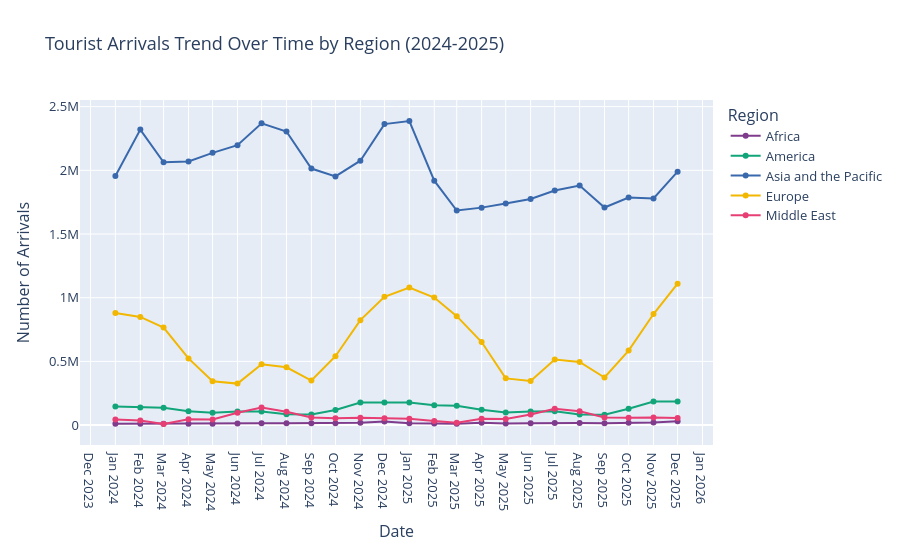

The cell this chart's notebook holds for it:
### Markdown cell above
#### Graph 2B — Tourist Arrivals Trend Over Time by Region (2024-2025)

### Code cell
# 1. Build a proper chronological Date column
month_map = {
    'Jan': '01', 'Feb': '02', 'Mar': '03', 'Apr': '04',
    'May': '05', 'Jun': '06', 'Jul': '07', 'Aug': '08',
    'Sep': '09', 'Oct': '10', 'Nov': '11', 'Dec': '12'
}

df_q2 = df_final.copy()
df_q2['Month_Num'] = df_q2['Month'].map(month_map)
df_q2['Date'] = pd.to_datetime(df_q2['Year'].astype(str) + '-' + df_q2['Month_Num'] + '-01')

# 2. Group by Date and Region
df_q2_agg = (
    df_q2
    .groupby(['Date', 'Region'], as_index=False)['Number of Arrivals']
    .sum()
    .sort_values('Date')
)

# 3. Multi-line time series
fig2 = px.line(
    df_q2_agg,
    x='Date',
    y='Number of Arrivals',
    color='Region',
    markers=True,
    title='Tourist Arrivals Trend Over Time by Region (2024-2025)',
    color_discrete_sequence=px.colors.qualitative.Bold,
)

fig2.update_layout(
    xaxis_title='Date',
    yaxis_title='Number of Arrivals',
    legend_title='Region',
    hovermode='x unified',
    height=550,
    font=dict(size=13),
)

fig2.update_xaxes(dtick='M1', tickformat='%b %Y')

fig2.show()
